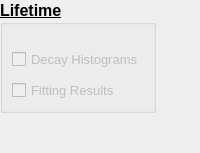
               <widget class="QFrame" name="frame_4">
                <property name="sizePolicy">
                 <sizepolicy hsizetype="Fixed" vsizetype="Preferred">
                  <horstretch>0</horstretch>
                  <verstretch>0</verstretch>
                 </sizepolicy>
                </property>
                <property name="minimumSize">
                 <size>
                  <width>0</width>
                  <height>0</height>
                 </size>
                </property>
                <property name="frameShape">
                 <enum>QFrame::NoFrame</enum>
                </property>
                <property name="frameShadow">
                 <enum>QFrame::Raised</enum>
                </property>
                <layout class="QVBoxLayout" name="verticalLayout_6">
                 <property name="spacing">
                  <number>0</number>
                 </property>
                 <property name="leftMargin">
                  <number>0</number>
                 </property>
                 <property name="topMargin">
                  <number>0</number>
                 </property>
                 <property name="rightMargin">
                  <number>0</number>
                 </property>
                 <property name="bottomMargin">
                  <number>0</number>
                 </property>
                 <item>
                  <widget class="QGroupBox" name="gbxExport_Lifetimes">
                   <property name="enabled">
                    <bool>true</bool>
                   </property>
                   <property name="sizePolicy">
                    <sizepolicy hsizetype="Fixed" vsizetype="Minimum">
                     <horstretch>0</horstretch>
                     <verstretch>0</verstretch>
                    </sizepolicy>
                   </property>
                   <property name="minimumSize">
                    <size>
                     <width>0</width>
                     <height>0</height>
                    </size>
                   </property>
                   <property name="font">
                    <font>
                     <pointsize>12</pointsize>
                     <bold>true</bold>
                     <underline>true</underline>
                    </font>
                   </property>
                   <property name="title">
                    <string>Lifetime</string>
                   </property>
                   <layout class="QVBoxLayout" name="verticalLayout_10">
                    <property name="spacing">
                     <number>10</number>
                    </property>
                    <item>
                     <spacer name="verticalSpacer_6">
                      <property name="orientation">
                       <enum>Qt::Vertical</enum>
                      </property>
                      <property name="sizeType">
                       <enum>QSizePolicy::Fixed</enum>
                      </property>
                      <property name="sizeHint" stdset="0">
                       <size>
                        <width>20</width>
                        <height>15</height>
                       </size>
                      </property>
                     </spacer>
                    </item>
                    <item>
                     <widget class="QCheckBox" name="chbEx_Hist">
                      <property name="enabled">
                       <bool>false</bool>
                      </property>
                      <property name="font">
                       <font>
                        <pointsize>10</pointsize>
                        <bold>false</bold>
                        <underline>false</underline>
                       </font>
                      </property>
                      <property name="text">
                       <string>Decay Histograms</string>
                      </property>
                     </widget>
                    </item>
                    <item>
                     <widget class="QCheckBox" name="chbEx_Lifetimes">
                      <property name="enabled">
                       <bool>false</bool>
                      </property>
                      <property name="font">
                       <font>
                        <pointsize>10</pointsize>
                        <bold>false</bold>
                        <underline>false</underline>
                       </font>
                      </property>
                      <property name="text">
                       <string>Fitting Results</string>
                      </property>
                     </widget>
                    </item>
                   </layout>
                  </widget>
                 </item>
                 <item>
                  <spacer name="spcEx_Lifetime">
                   <property name="orientation">
                    <enum>Qt::Vertical</enum>
                   </property>
                   <property name="sizeType">
                    <enum>QSizePolicy::MinimumExpanding</enum>
                   </property>
                   <property name="sizeHint" stdset="0">
                    <size>
                     <width>20</width>
                     <height>40</height>
                    </size>
                   </property>
                  </spacer>
                 </item>
                </layout>
               </widget>
